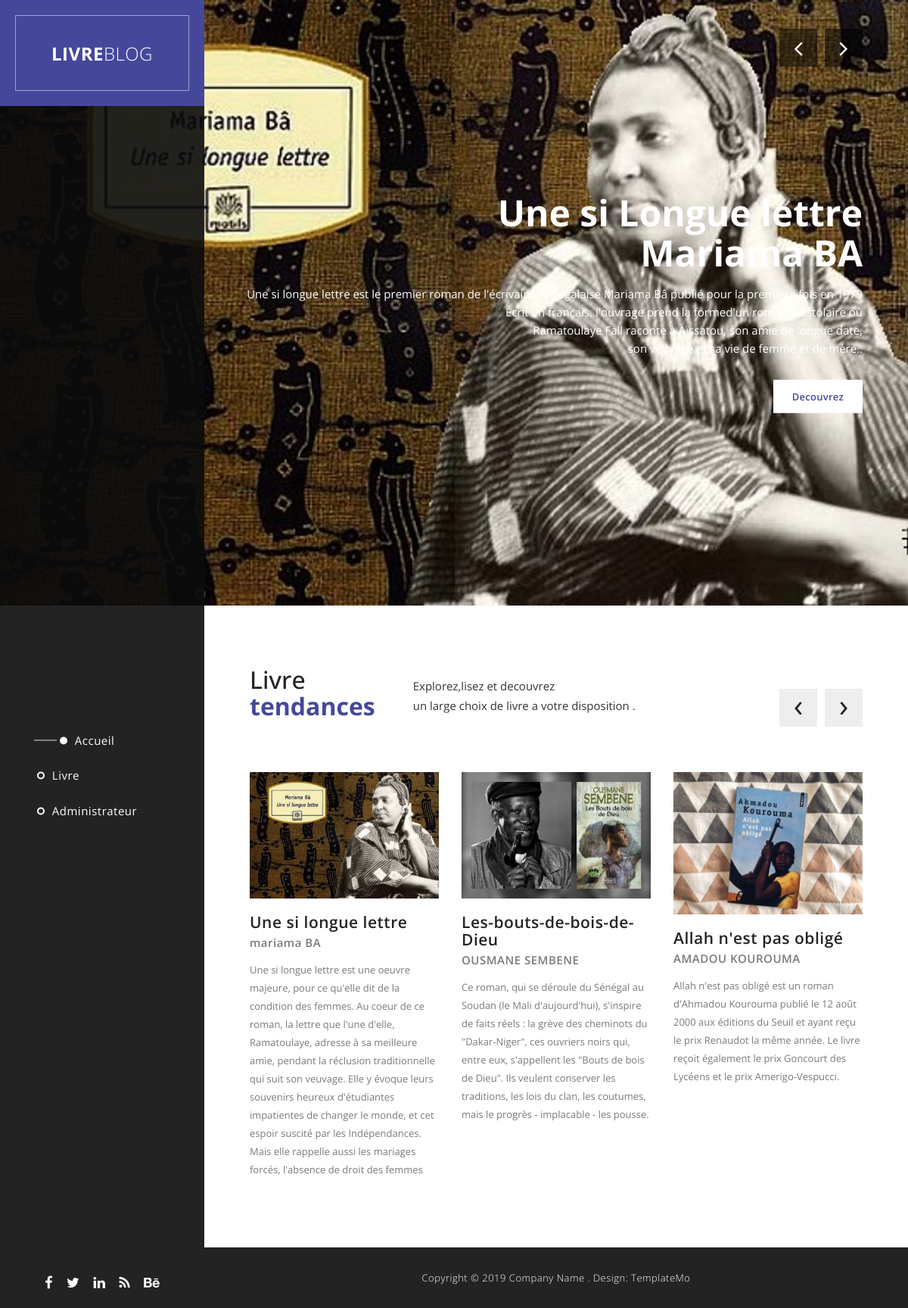
The page / on the database its author committed.
### monapp/models.py (models this page shows, shortened)
class Livre(models.Model):
    titre = models.CharField(max_length=255)
    auteur = models.CharField(max_length=255)
    description = models.TextField()
    image = models.ImageField(upload_to='livres/')

### monapp/views.py (the view)
# urls.py: path('', views.index, name='index'),
def index(request):
    livres = Livre.objects.all()
    return render(request, 'index.html', {'livres': livres})

### monapp/templates/index.html (shortened to what this page needs)
{% load static %}
<!DOCTYPE html>
<html>
    <head>
        <link rel="stylesheet" href="{% static 'css/bootstrap.min.css' %}">
        <link rel="stylesheet" href="{% static 'css/fontAwesome.css' %}">
        <link rel="stylesheet" href="{% static 'css/bootstrap-theme.min.css' %}">
        <link rel="stylesheet" href="{% static 'css/light-box.css' %}" >
        <link rel="stylesheet" href="{% static 'css/owl-carousel.css' %}">
        <link rel="stylesheet" href="{% static 'css/templatemo-style.css'%}">
    </head>
<body>
        <div class="sidebar-navigation hidde-sm hidden-xs">
            <div class="logo">
                <a href="#">Livre<em>blog</em></a>
            </div>
            <nav>
                <ul>
                    <li>
                        <a href="#top">
                            <span class="rect"></span>
                            <span class="circle"></span>
                            Accueil
                        </a>
                    </li>
                    <li>
                        <a href="#featured">
                            <span class="circle"></span>
                            Livre
                        </a>
                    </li>
                    <li>
                        <a href="http://127.0.0.1:8000/admin">
                            <span class="circle"></span>
                            administrateur
                        </a>
                    </li>
                </ul>
            </nav>
            <ul class="social-icons">
                <li><a href="#"><i class="fa fa-facebook"></i></a></li>
                <li><a href="#"><i class="fa fa-twitter"></i></a></li>
                <li><a href="#"><i class="fa fa-linkedin"></i></a></li>
                <li><a href="#"><i class="fa fa-rss"></i></a></li>
                <li><a href="#"><i class="fa fa-behance"></i></a></li>
            </ul>
        </div>
        <div class="slider">
            <div class="Modern-Slider content-section" id="top">
                <div class="item item-1">
                    <div class="img-fill">
                    <div class="image"></div>
                    <div class="info">
                        <div>
                          <h1>Une si Longue lettre<br>Mariama BA</h1>
                          <p>Une si longue lettre est le premier roman de l'écrivaine sénégalaise Mariama Bâ publié pour la première fois en 1979<br>
                            Écrit en français, l'ouvrage prend la formed'un roman épistolaire où <br>
                            Ramatoulaye Fall raconte à Aïssatou, son amie de longue date, <br>
                            son veuvage et sa vie de femme et de mère..</p>
                          <div class="white-button button">
                              <a href="#featured">decouvrez</a>
                          </div>
                        </div>
                        </div>
                    </div>
                </div>
            </div>
        </div>
        <div class="page-content">
            <section id="featured" class="content-section">
                <div class="section-heading">
                    <h1>Livre<br><em>tendances</em></h1>
                    <p>Explorez,lisez et decouvrez
                    <br>un large choix de livre a votre disposition  .</p>
                </div>
                <div class="section-content">
                    <div class="owl-carousel owl-theme">
                        {% for livre in livres %}
                        <div class="item">
                            <div class="image">
                                <img src="{{ livre.image.url }}" alt="{{ livre.titre }}">
                            </div>
                            <div class="text-content">
                                <h4>{{ livre.titre }}</h4>
                                <span>{{ livre.auteur }}</span>
                                <p>{{ livre.description }}</p>
                            </div>
                        </div>
                        {% endfor %}
                    </div>
                </div>
            </section>
            <section class="footer">
                <p>Copyright &copy; 2019 Company Name
                . Design: TemplateMo</p>
            </section>
        </div>
</body>
</html>

### monapp/static/css/light-box.css (style rules this page uses)
body:after { content: url(../img/close.png) url(../img/loading.gif) url(../img/prev.png) url(../img/next.png); display: none; }

### rows shown on the page
Livre: image (picture), titre "Une si longue lettre", auteur "mariama BA", description "Une si longue lettre est une oeuvre majeure, pour ce qu'elle dit de la condition des femmes. Au coeur de ce roman, la lettre que l'une d'elle, Ramatoulaye, adresse à sa meilleure amie, pendant la réclusion traditionnelle qui suit son veuvage. Elle y évoque leurs souvenirs heureux d'étudiantes impatientes de changer le monde, et cet espoir suscité par les Indépendances. Mais elle rappelle aussi les mariages forcés, l'absence de droit des femmes"
Livre: image (picture), titre "Les-bouts-de-bois-de-Dieu", auteur "OUSMANE SEMBENE", description "Ce roman, qui se déroule du Sénégal au Soudan (le Mali d'aujourd'hui), s'inspire de faits réels : la grève des cheminots du \"Dakar-Niger\", ces ouvriers noirs qui, entre eux, s'appellent les \"Bouts de bois de Dieu\". Ils veulent conserver les traditions, les lois du clan, les coutumes, mais le progrès - implacable - les pousse."
Livre: image (picture), titre "Allah n'est pas obligé", auteur "AMADOU KOUROUMA", description "Allah n'est pas obligé est un roman d'Ahmadou Kourouma publié le 12 août 2000 aux éditions du Seuil et ayant reçu le prix Renaudot la même année. Le livre reçoit également le prix Goncourt des Lycéens et le prix Amerigo-Vespucci."
